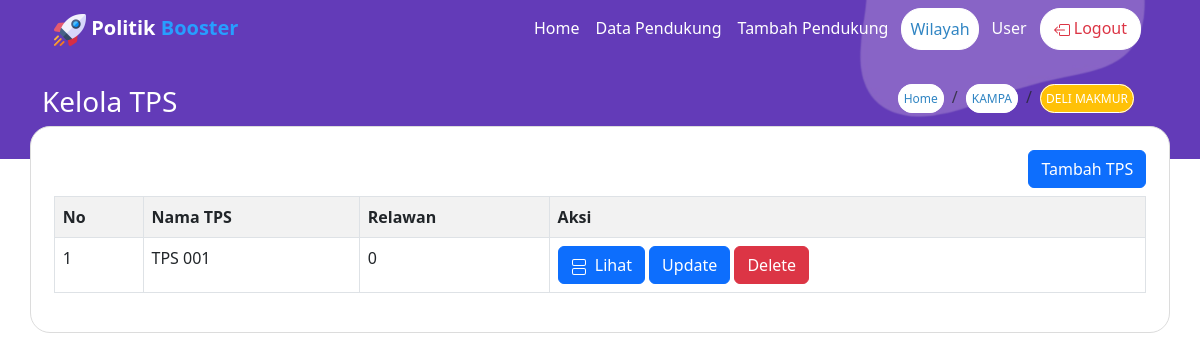
/index.php?r=infografis-tps&code=1401172006 (signed in), run on the app's committed database.
### tables this page shows
CREATE TABLE `indonesia_districts` (
  `id` bigint(20) UNSIGNED NOT NULL,
  `code` char(7) NOT NULL,
  `city_code` char(4) NOT NULL,
  `name` varchar(255) NOT NULL,
  `stat` varchar(20) DEFAULT NULL,
  `meta` text DEFAULT NULL,
  `created_at` timestamp NULL DEFAULT NULL,
  `updated_at` timestamp NULL DEFAULT NULL
);

CREATE TABLE `indonesia_villages` (
  `id` bigint(20) UNSIGNED NOT NULL,
  `code` char(10) NOT NULL,
  `district_code` char(7) NOT NULL,
  `name` varchar(255) NOT NULL,
  `stat` varchar(20) DEFAULT NULL,
  `meta` text DEFAULT NULL,
  `created_at` timestamp NULL DEFAULT NULL,
  `updated_at` timestamp NULL DEFAULT NULL
);

CREATE TABLE `indonesia_tps` (
  `id_tps` int(11) NOT NULL,
  `code_desa` int(11) NOT NULL,
  `nama_tps` varchar(100) NOT NULL,
  `created_at` datetime NOT NULL,
  `id_user` int(11) NOT NULL,
  `hapus` varchar(20) DEFAULT NULL
);

### app/infografis/tps.php (the view, shortened to what this page needs)
<?php
$tampil = "SELECT *, (SELECT COUNT(*) FROM pendukung3 as p WHERE p.tps=k.id_tps) as jumlah
            FROM indonesia_tps as k
            LEFT JOIN koordinator ON koordinator.code = k.id_tps
            LEFT JOIN pendukung3 as p ON p.id = koordinator.id_pendukung
            WHERE k.code_desa = '" . $_GET['code'] . "'
            AND (k.hapus LIKE 'True' OR k.hapus IS NULL)
            ORDER BY k.created_at ASC";
$db = mysqli_query($conn, $tampil);
$queryKec = "SELECT *
    FROM `indonesia_districts` as kec
    WHERE kec.code='" . substr($_GET['code'], 0, 6) . "'";
$dbKec = mysqli_query($conn, $queryKec);
$modelKec = mysqli_fetch_array($dbKec);
$queryDesa = "SELECT *
    FROM `indonesia_villages` as desa
    WHERE desa.code='" . substr($_GET['code'], 0, 11) . "'";
$dbDesa = mysqli_query($conn, $queryDesa);
$modelDesa = mysqli_fetch_array($dbDesa);
?>
<div class="container con2">
    <div class="row">
        <div class="row">
            <div class="float-start w-auto">
                <h3>Kelola TPS</h3>
            </div>
            <div class="float-start w-auto ms-auto" style="z-index: 9;">
                <nav aria-label="breadcrumb">
                    <ol class="breadcrumb">
                        <li class="breadcrumb-item"><a href="<?= $base_url; ?>?r=home">Home</a></li>
                        <li class="breadcrumb-item active" aria-current="page"><a href="<?= $base_url; ?>?r=infografis-kec&code=<?= substr($_GET['code'], 0, 6); ?>"><?= $modelKec['name']; ?></a></li>
                        <li class="breadcrumb-item bc-active" aria-current="page"><a href="<?= $base_url; ?>?r=infografis-tps&code=<?= substr($_GET['code'], 0, 11); ?>"><?= $modelDesa['name']; ?></a></li>
                    </ol>
                </nav>
            </div>
        </div>
        <div class="table-responsive">
            <div class="col-12 pb-2 d-flex flex-row-reverse">
                <a href="<?= $base_url; ?>?r=tps-tambah&code=<?= $_GET['code']; ?>" class="btn btn-primary">
                    Tambah TPS
                </a>
            </div>
            <table id="example1" class="table table-bordered table-striped col-12 col-lg-12">
                <tr>
                    <th>No</th>
                    <th>Nama TPS</th>
                    <th>Relawan</th>
                    <th>Aksi</th>
                </tr>
                <?php
                $x = 1;
                while ($row = mysqli_fetch_array($db)) {
                ?>
                    <tr>
                        <td><?php echo $x++ ?></td>
                        <td><?php echo $row['nama_tps'] ?></td>
                        <td><?php echo $row['jumlah'] ?></td>
                        <td>
                            <a href="<?= $base_url; ?>?r=tps-detail&code=<?php echo $row['id_tps'] ?>" class="btn btn-primary">
                                Lihat
                            </a>
                            <a href="<?php $base_url ?>?r=tps-update&id_tps=<?php echo $row['id_tps'] ?>" class="btn btn-primary">Update</a>
                            <?php
                            if ($row['hapus'] == 'False') {
                            ?>
                                <a href="app/infografis/tpsPulihkan.php?id_tps=<?php echo $row['id_tps'] ?>&code=<?= $_GET['code']; ?>" class="btn btn-success" onclick="return confirm('Yakin ingin pulihkan data <?php echo $row['nama_tps'] ?> ?')">Pulihkan</a>
                            <?php
                            } else {
                            ?>
                                <a href="app/infografis/tpsDelete.php?id_tps=<?php echo $row['id_tps'] ?>&code=<?= $_GET['code']; ?>" class="btn btn-danger" onclick="return confirm('Yakin ingin hapus data <?php echo $row['nama_tps'] ?> ?')">Delete</a>
                            <?php
                            }
                            ?>
                        </td>
                    </tr>
                <?php } ?>
            </table>
        </div>
    </div>
</div>

### layout/header.php (style rules this page uses)
.con2 { margin-top: -80px; }
.breadcrumb-item a { font-size: 12px; background: #FFFFFF; color: #3085C3; text-decoration: none; padding: 5px; border: 1px solid #FFFFFF; border-radius: 20px; }
.table-responsive { background: #FFFFFF; border: 0.5px solid gainsboro; border-radius: 20px; padding: 2%; }
h3 { color: #FFFFFF; }
.bc-active a { background: #ffc107; color: #FFFFFF; font-weight: 500; }

### data on the page
indonesia_districts: name "KAMPA"
indonesia_villages: name "DELI MAKMUR"
indonesia_tps: nama_tps "TPS 001", jumlah "0"
